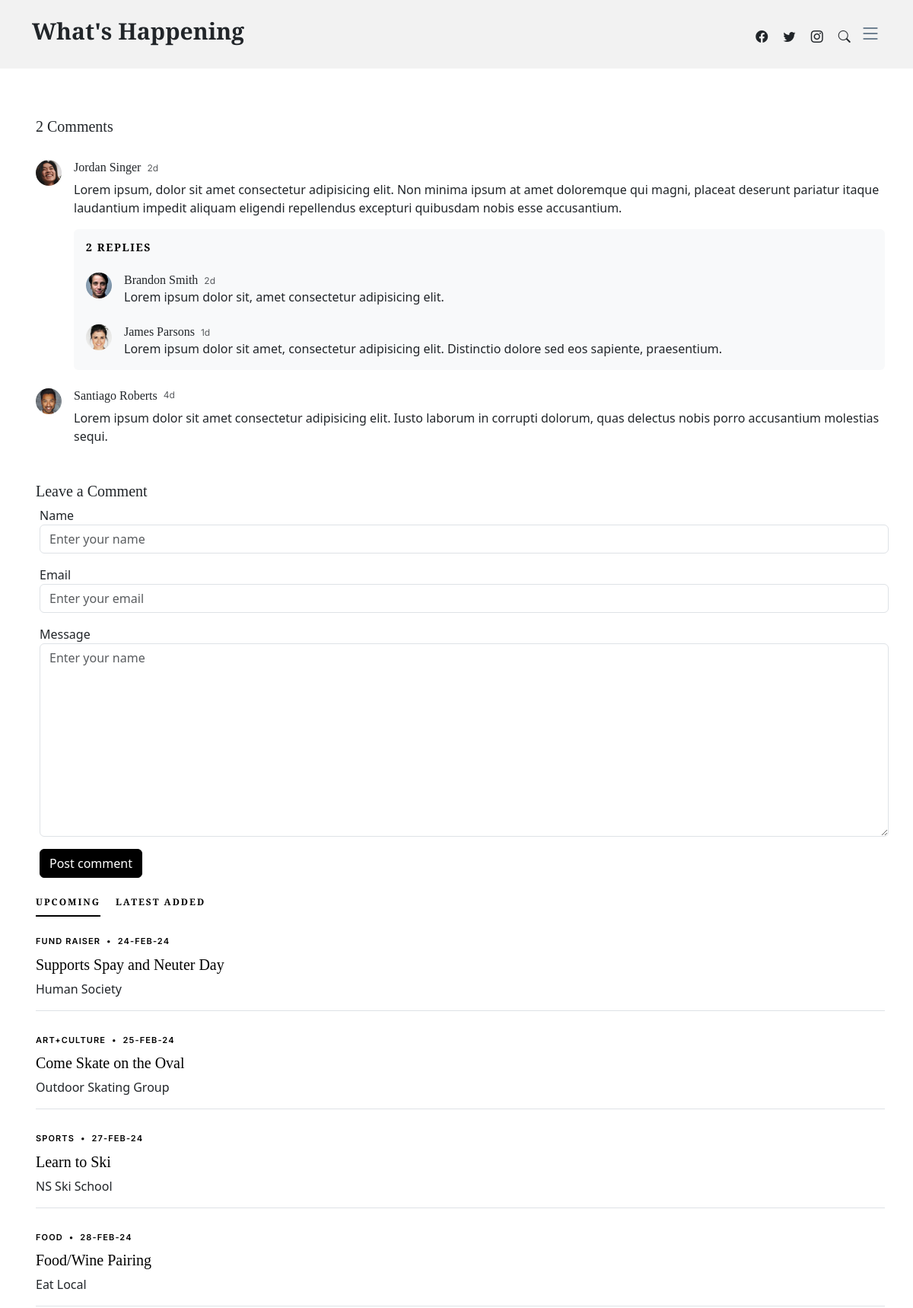
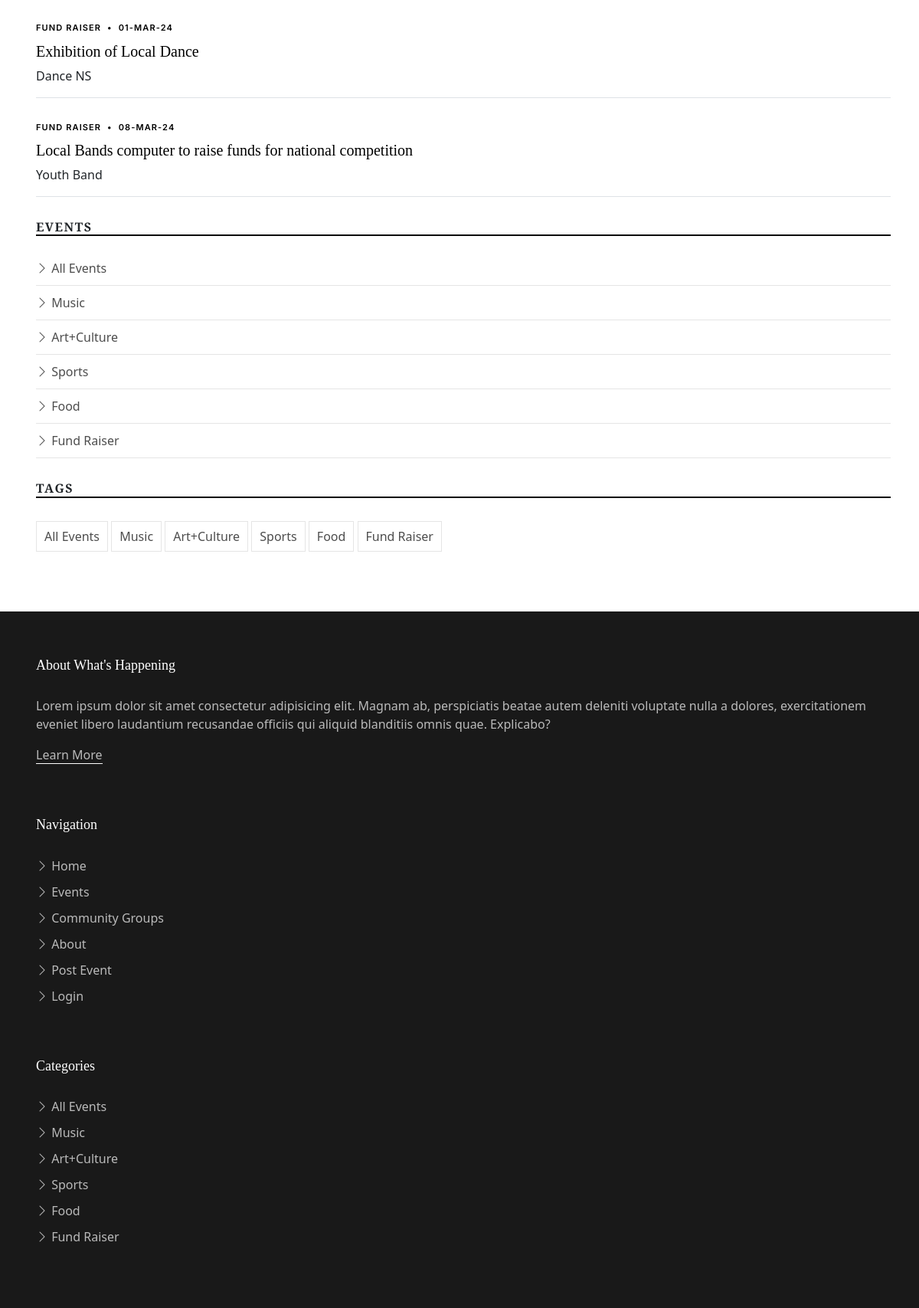
The page /single-post.php on the database its author committed (2 pictures, top to bottom).
### tables this page shows
CREATE TABLE `Events` (
  `EventID` int(11) NOT NULL,
  `EventTypeID` int(11) NOT NULL,
  `GroupID` int(11) NOT NULL,
  `EventDate` timestamp NOT NULL DEFAULT CURRENT_TIMESTAMP,
  `SubmitDate` timestamp NOT NULL DEFAULT CURRENT_TIMESTAMP,
  `EventTitle` varchar(100) NOT NULL,
  `EventImage` varchar(50) NOT NULL,
  `EventDesc` text NOT NULL
);

CREATE TABLE `EventTypes` (
  `EventTypeID` int(11) NOT NULL,
  `TypeName` varchar(100) NOT NULL
);

CREATE TABLE `Groups` (
  `GroupID` int(11) NOT NULL,
  `GroupName` varchar(100) NOT NULL,
  `GroupImage` varchar(50) NOT NULL,
  `GroupType` varchar(100) NOT NULL,
  `GroupDesc` text NOT NULL,
  `ContactName` varchar(255) NOT NULL,
  `ContactEmail` varchar(255) NOT NULL
);

### single-post.php (the view, shortened to what this page needs)
<!DOCTYPE html>
<html lang="en">
<head>
  <link href="assets/vendor/bootstrap/css/bootstrap.min.css" rel="stylesheet">
  <link href="assets/vendor/bootstrap-icons/bootstrap-icons.css" rel="stylesheet">
  <link href="assets/vendor/swiper/swiper-bundle.min.css" rel="stylesheet">
  <link href="assets/vendor/glightbox/css/glightbox.min.css" rel="stylesheet">
  <link href="assets/vendor/aos/aos.css" rel="stylesheet">
  <link href="assets/css/variables.css" rel="stylesheet">
  <link href="assets/css/main.css" rel="stylesheet">
</head>
<body>
   <header id="header" class="header d-flex align-items-center fixed-top">
    <div class="container-fluid container-xl d-flex align-items-center justify-content-between">
      <a href="index.php" class="logo d-flex align-items-center">
        <h1>What's Happening</h1>
      </a>
      <div class="position-relative">
        <a href="#" class="mx-2"><span class="bi-facebook"></span></a>
        <a href="#" class="mx-2"><span class="bi-twitter"></span></a>
        <a href="#" class="mx-2"><span class="bi-instagram"></span></a>
        <a href="#" class="mx-2 js-search-open"><span class="bi-search"></span></a>
        <i class="bi bi-list mobile-nav-toggle"></i>
      </div>
    </div>
  </header>
  <main id="main">
    <section class="single-post-content">
      <div class="container">
        <div class="row">
          <div class="col-md-9 post-content" data-aos="fade-up">
            <div class="comments">
              <h5 class="comment-title py-4">2 Comments</h5>
              <div class="comment d-flex mb-4">
                <div class="flex-shrink-0">
                  <div class="avatar avatar-sm rounded-circle">
                    <img class="avatar-img" src="assets/img/person-5.jpg" alt="" class="img-fluid">
                  </div>
                </div>
                <div class="flex-grow-1 ms-2 ms-sm-3">
                  <div class="comment-meta d-flex align-items-baseline">
                    <h6 class="me-2">Jordan Singer</h6>
                    <span class="text-muted">2d</span>
                  </div>
                  <div class="comment-body">
                    Lorem ipsum, dolor sit amet consectetur adipisicing elit. Non minima ipsum at amet doloremque qui magni, placeat deserunt pariatur itaque laudantium impedit aliquam eligendi repellendus excepturi quibusdam nobis esse accusantium.
                  </div>
                  <div class="comment-replies bg-light p-3 mt-3 rounded">
                    <h6 class="comment-replies-title mb-4 text-muted text-uppercase">2 replies</h6>
                    <div class="reply d-flex mb-4">
                      <div class="flex-shrink-0">
                        <div class="avatar avatar-sm rounded-circle">
                          <img class="avatar-img" src="assets/img/person-4.jpg" alt="" class="img-fluid">
                        </div>
                      </div>
                      <div class="flex-grow-1 ms-2 ms-sm-3">
                        <div class="reply-meta d-flex align-items-baseline">
                          <h6 class="mb-0 me-2">Brandon Smith</h6>
                          <span class="text-muted">2d</span>
                        </div>
                        <div class="reply-body">
                          Lorem ipsum dolor sit, amet consectetur adipisicing elit.
                        </div>
                      </div>
                    </div>
                    <div class="reply d-flex">
                      <div class="flex-shrink-0">
                        <div class="avatar avatar-sm rounded-circle">
                          <img class="avatar-img" src="assets/img/person-3.jpg" alt="" class="img-fluid">
                        </div>
                      </div>
                      <div class="flex-grow-1 ms-2 ms-sm-3">
                        <div class="reply-meta d-flex align-items-baseline">
                          <h6 class="mb-0 me-2">James Parsons</h6>
                          <span class="text-muted">1d</span>
                        </div>
                        <div class="reply-body">
                          Lorem ipsum dolor sit amet, consectetur adipisicing elit. Distinctio dolore sed eos sapiente, praesentium.
                        </div>
                      </div>
                    </div>
                  </div>
                </div>
              </div>
              <div class="comment d-flex">
                <div class="flex-shrink-0">
                  <div class="avatar avatar-sm rounded-circle">
                    <img class="avatar-img" src="assets/img/person-2.jpg" alt="" class="img-fluid">
                  </div>
                </div>
                <div class="flex-shrink-1 ms-2 ms-sm-3">
                  <div class="comment-meta d-flex">
                    <h6 class="me-2">Santiago Roberts</h6>
                    <span class="text-muted">4d</span>
                  </div>
                  <div class="comment-body">
                    Lorem ipsum dolor sit amet consectetur adipisicing elit. Iusto laborum in corrupti dolorum, quas delectus nobis porro accusantium molestias sequi.
                  </div>
                </div>
              </div>
            </div>
            <div class="row justify-content-center mt-5">
              <div class="col-lg-12">
                <h5 class="comment-title">Leave a Comment</h5>
                <div class="row">
                  <div class="col-lg-6 mb-3">
                    <label for="comment-name">Name</label>
                    <input type="text" class="form-control" id="comment-name" placeholder="Enter your name">
                  </div>
                  <div class="col-lg-6 mb-3">
                    <label for="comment-email">Email</label>
                    <input type="text" class="form-control" id="comment-email" placeholder="Enter your email">
                  </div>
                  <div class="col-12 mb-3">
                    <label for="comment-message">Message</label>
                    <textarea class="form-control" id="comment-message" placeholder="Enter your name" cols="30" rows="10"></textarea>
                  </div>
                  <div class="col-12">
                    <input type="submit" class="btn btn-primary" value="Post comment">
                  </div>
                </div>
              </div>
            </div>
          </div>
          <div class="col-md-3">
            <div class="aside-block">
              <ul class="nav nav-pills custom-tab-nav mb-4" id="pills-tab" role="tablist">
                <li class="nav-item" role="presentation">
                  <button class="nav-link active" id="pills-popular-tab" data-bs-toggle="pill" data-bs-target="#pills-popular" type="button" role="tab" aria-controls="pills-popular" aria-selected="true">UPCOMING</button>
                </li>
                <li class="nav-item" role="presentation">
                  <button class="nav-link" id="pills-trending-tab" data-bs-toggle="pill" data-bs-target="#pills-trending" type="button" role="tab" aria-controls="pills-trending" aria-selected="false">LATEST ADDED</button>
                </li>
              </ul>
              <div class="tab-content" id="pills-tabContent">
                <?php
                  include 'serverlogin.php';
                $conn = new mysqli($db_hostname, $db_username, $db_password, $db_database);
                    $sql = "SELECT  Events.EventID, Events.EventDate, Events.EventTitle, EventTypes.TypeName, Groups.GroupName
                            FROM Events
                            INNER JOIN EventTypes ON Events.EventTypeID = EventTypes.EventTypeID
                            INNER JOIN whats_happening.Groups ON Events.GroupID = whats_happening.Groups.GroupID
                            ORDER BY EventDate ASC;";
                    $result = $conn->query($sql);
                    if ($result->num_rows > 0) {
                      echo "<div class=\"tab-pane fade show active\" id=\"pills-popular\" role=\"tabpanel\" aria-labelledby=\"pills-popular-tab\">";
                      while($row = $result->fetch_assoc()){
                        $eventDateTime = date_create($row["EventDate"]);
                        $formattedDate = date_format($eventDateTime, "d-M-y");
                        echo <<<DIVBLOCK
                          <div class="post-entry-1 border-bottom">
                            <div class="post-meta"><span class="date">{$row["TypeName"]}</span> <span class="mx-1">&bullet;</span> <span>{$formattedDate}</span></div>
                            <h2 class="mb-2"><a href="single-post.php?type={$row["EventID"]}">{$row["EventTitle"]}</a></h2>
                            <span class="author mb-3 d-block">{$row["GroupName"]}</span>
                          </div>
                        DIVBLOCK;
                      }
                      echo "</div>";
                    }
              ?>
            <div class="aside-block">
              <h3 class="aside-title">Events</h3>
              <ul class="aside-links list-unstyled">
                <li><a href="events.php"><i class="bi bi-chevron-right"></i> All Events</a></li>
                <li><a href="events.php"><i class="bi bi-chevron-right"></i> Music</a></li>
                <li><a href="events.php"><i class="bi bi-chevron-right"></i> Art+Culture</a></li>
                <li><a href="events.php"><i class="bi bi-chevron-right"></i> Sports</a></li>
                <li><a href="events.php"><i class="bi bi-chevron-right"></i> Food</a></li>
                <li><a href="events.php"><i class="bi bi-chevron-right"></i> Fund Raiser</a></li>
              </ul>
            </div>
            <div class="aside-block">
              <h3 class="aside-title">Tags</h3>
              <ul class="aside-tags list-unstyled">
              <li><a id="all" href="events.php?type=All">All Events</a></li>
              <li><a id="music" href="events.php?type=Music">Music</a></li>
              <li><a id="artCulture" href="events.php?type=Art">Art+Culture</a></li>
              <li><a id="sports" href="events.php?type=Sports">Sports</a></li>
              <li><a id="food" href="events.php?type=Food">Food</a></li>
              <li><a id="funds" href="events.php?type=Fund Raiser">Fund Raiser</a></li>
              </ul>
            </div>
          </div>
        </div>
      </div>
    </section>
  </main>
  <footer id="footer" class="footer">
    <div class="footer-content">
      <div class="container">
        <div class="row g-5">
          <div class="col-lg-4">
            <h3 class="footer-heading">About What's Happening
            </h3>
            <p>Lorem ipsum dolor sit amet consectetur adipisicing elit. Magnam ab, perspiciatis beatae autem deleniti voluptate nulla a dolores, exercitationem eveniet libero laudantium recusandae officiis qui aliquid blanditiis omnis quae. Explicabo?</p>
            <p><a href="about.php" class="footer-link-more">Learn More</a></p>
          </div>
          <div class="col-6 col-lg-2">
            <h3 class="footer-heading">Navigation</h3>
            <ul class="footer-links list-unstyled">
              <li><a href="index.php"><i class="bi bi-chevron-right"></i> Home</a></li>
              <li><a href="events.php?type=All"><i class="bi bi-chevron-right"></i> Events</a></li>
              <li><a href="groups.php"><i class="bi bi-chevron-right"></i> Community Groups</a></li>
              <li><a href="about.php"><i class="bi bi-chevron-right"></i> About</a></li>
              <li><a href="post.php"><i class="bi bi-chevron-right"></i> Post Event</a></li>
              <li><a href="login.php"><i class="bi bi-chevron-right"></i> Login</a></li>
            </ul>
          </div>
          <div class="col-6 col-lg-2">
            <h3 class="footer-heading">Categories</h3>
            <ul class="footer-links list-unstyled">
              <li><a href="events.php?type=All"><i class="bi bi-chevron-right"></i> All Events</a></li>
              <li><a href="events.php?type=Music"><i class="bi bi-chevron-right"></i> Music</a></li>
              <li><a href="events.php?type=Art"><i class="bi bi-chevron-right"></i> Art+Culture</a></li>
              <li><a href="events.php?type=Sports"><i class="bi bi-chevron-right"></i> Sports</a></li>
              <li><a href="events.php?type=Food"><i class="bi bi-chevron-right"></i> Food</a></li>
              <li><a href="events.php?type=Fund Raiser"><i class="bi bi-chevron-right"></i> Fund Raiser</a></li>
            </ul>
          </div>
        </div>
      </div>
    </div>
</body>
</html>

### assets/css/variables.css (style rules this page uses)
:root { --font-default: 'EB Garamond', system-ui, -apple-system, "Segoe UI", Roboto, "Helvetica Neue", Arial, "Noto Sans", "Liberation Sans", sans-serif, "Apple Color Emoji", "Segoe UI Emoji", "Segoe UI Symbol", "Noto Color Emoji"; --font-primary: 'EB Garamond', serif; --font-secondary: 'Inter', sans-serif; --color-default: #212529; --color-default-rgb: 33, 37, 41; --color-links: #212529; --color-links-hover: #15171a; --color-primary: #212529; --color-primary-light: #26282c; --color-primary-dark: #0b0c0e; --color-primary-rgb: 33, 37, 41; --color-primary-light-rgb: 38, 40, 44; --color-primary-dark-rgb: 11, 12, 14; --color-secondary: #596d80; --color-secondary-light: #8498aa; --color-secondary-dark: #404f5c; --color-secondary-rgb: 89, 109, 128; --color-secondary-light-rgb: 132, 152, 170; --color-secondary-dark-rgb: 64, 79, 92; --color-blue: #0d6efd; --color-blue-rgb: 13, 110, 253; --color-indigo: #6610f2; --color-indigo-rgb: 102, 16, 242; --color-purple: #6f42c1; --color-purple-rgb: 111, 66, 193; --color-pink: #f3268c; --color-pink-rgb: 243, 38, 140; --color-red: #df1529; --color-red-rgb: 223, 21, 4; --color-orange: #fd7e14; --color-orange-rgb: 253, 126, 20; --color-yellow: #ffc107; --color-yellow-rgb: 255, 193, 7; --color-green: #059652; --color-green-rgb: 5, 150, 82; --color-teal: #20c997; --color-teal-rgb: 32, 201, 151; --color-cyan: #0dcaf0; --color-cyan-rgb: 13, 202, 240; --color-white: #ffffff; --color-white-rgb: 255, 255, 255; --color-gray: #6c757d; --color-gray-rgb: 108, 117, 125; --color-black: #000000; --color-black-rgb: 0, 0, 0; }
:root { --bs-blue: var(--color-blue); --bs-indigo: var(--color-indigo); --bs-purple: var(--color-purple); --bs-pink: var(--color-pink); --bs-red: var(--color-red); --bs-orange: var(--color-orange); --bs-yellow: var(--color-yellow); --bs-green: var(--color-green); --bs-teal: var(--color-teal); --bs-cyan: var(--color-cyan); --bs-white: var(--color-white); --bs-gray: var(--color-gray); --bs-gray-dark: #343a40; --bs-gray-100: #f8f9fa; --bs-gray-200: #e9ecef; --bs-gray-300: #dee2e6; --bs-gray-400: #ced4da; --bs-gray-500: #adb5bd; --bs-gray-600: #6c757d; --bs-gray-700: #495057; --bs-gray-800: #343a40; --bs-gray-900: #212529; --bs-primary: var(--color-blue); --bs-secondary: var(--color-blue); --bs-success: #198754; --bs-info: #0dcaf0; --bs-warning: #ffc107; --bs-danger: #dc3545; --bs-light: #f8f9fa; --bs-dark: #212529; --bs-primary-rgb: var(--color-primary-rgb); --bs-secondary-rgb: var(--color-secondary-rgb); --bs-success-rgb: 25, 135, 84; --bs-info-rgb: 13, 202, 240; --bs-warning-rgb: 255, 193, 7; --bs-danger-rgb: 220, 53, 69; --bs-light-rgb: 248, 249, 250; --bs-dark-rgb: 33, 37, 41; --bs-white-rgb: var(--color-white-rgb); --bs-black-rgb: var(--color-black-rgb); --bs-body-color-rgb: var(--color-default-rgb); --bs-body-bg-rgb: 255, 255, 255; --bs-font-sans-serif: var(--font-default); --bs-font-monospace: SFMono-Regular, Menlo, Monaco, Consolas, "Liberation Mono", "Courier New", monospace; --bs-gradient: linear-gradient(180deg, rgba(255, 255, 255, 0.15), rgba(255, 255, 255, 0)); --bs-body-font-family: var(--font-default); --bs-body-font-size: 1rem; --bs-body-font-weight: 400; --bs-body-line-height: 1.5; --bs-body-color: var(--color-default); --bs-body-bg: #fff; }

### rows shown on the page
events: EventTypeID.TypeName "FUND RAISER", EventDate "24-FEB-24", EventTitle "Supports Spay and Neuter Day", GroupID.GroupName "Human Society"
events: EventTypeID.TypeName "ART+CULTURE", EventDate "25-FEB-24", EventTitle "Come Skate on the Oval", GroupID.GroupName "Outdoor Skating Group"
events: EventTypeID.TypeName "SPORTS", EventDate "27-FEB-24", EventTitle "Learn to Ski", GroupID.GroupName "NS Ski School"
events: EventTypeID.TypeName "FOOD", EventDate "28-FEB-24", EventTitle "Food/Wine Pairing", GroupID.GroupName "Eat Local"
events: EventTypeID.TypeName "FUND RAISER", EventDate "01-MAR-24", EventTitle "Exhibition of Local Dance", GroupID.GroupName "Dance NS"
events: EventTypeID.TypeName "FUND RAISER", EventDate "08-MAR-24", EventTitle "Local Bands computer to raise funds for national competition", GroupID.GroupName "Youth Band"
